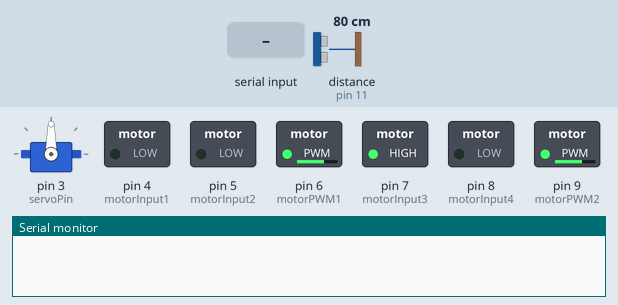
A sketch run on a simulated Arduino Uno, built with avr-gcc and run on an emulated ATmega328P. On the bench: servo, switched loads named in the sketch (green lamp = pin HIGH), the last lines printed to the serial monitor. The inputs (shaded band) are chosen by the test bench; at power-on: distance to the obstacle (sensor on pin 11) 80 cm. The echo pulse lasts 58.3 µs per cm; pins used as bus, display or sensor lines are not drawn.

Above: at 1.2 s.
1.3 s: "a" received over Serial
At 2.0 s:
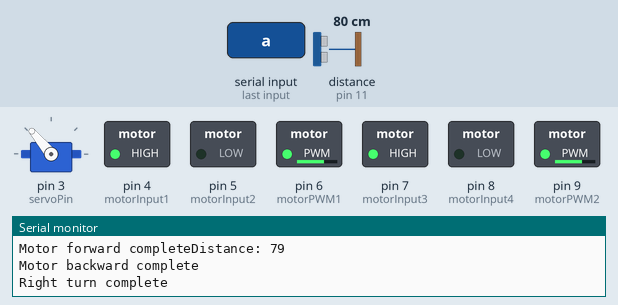
4.3 s: distance to the obstacle (sensor on pin 11) set to 23 cm
7.3 s: distance to the obstacle (sensor on pin 11) set to 19 cm
At 8.9 s:
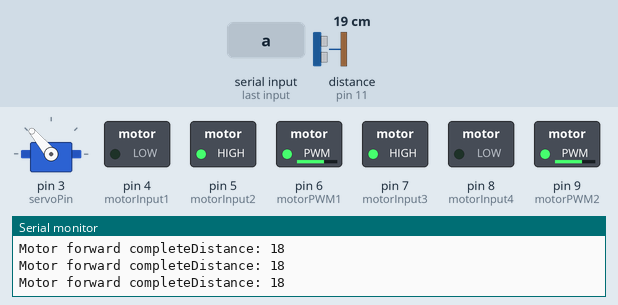
10.3 s: distance to the obstacle (sensor on pin 11) set to 35 cm
At 11.1 s:
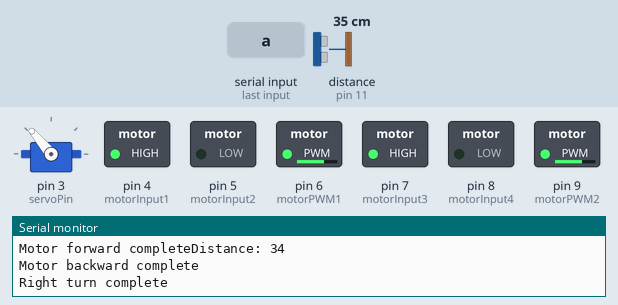
13.3 s: distance to the obstacle (sensor on pin 11) set to 18 cm
At 13.8 s:
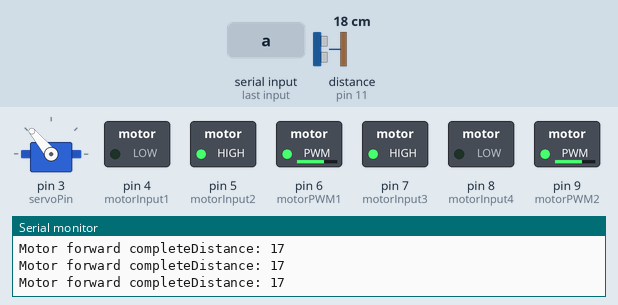
Timing chart, 0 to 16.3 s (numbered marks = the images above; inputs shaded):
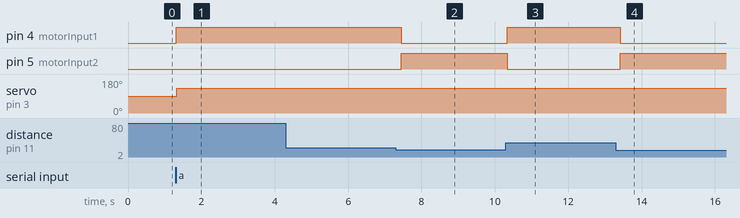

Measured:
- the behaviour switches between 22 and 21 cm on distance to the obstacle (sensor on pin 11) (found by bisection; images 1 and 2)
- after the input at 1.3 s, pin 4 (motorInput1): LOW → HIGH at once; servo on pin 3 (servoPin): 90° → 130° at once
- after the input at 7.3 s, pin 4 (motorInput1): HIGH → LOW after 0.14 s; pin 5 (motorInput2): LOW → HIGH after 0.14 s
- after the input at 10.3 s, pin 4 (motorInput1): LOW → HIGH at once; pin 5 (motorInput2): HIGH → LOW at once
- after the input at 13.3 s, pin 4 (motorInput1): HIGH → LOW after 0.12 s; pin 5 (motorInput2): LOW → HIGH after 0.12 s

The sketch:

RCXD_v5.ino
```cpp
  // Global Variables
#include <Servo.h>
const int servoPin = 3;
// Back DC motors
const int motorInput1 = 4;
const int motorInput2 = 5;
const int motorPWM1 = 6;
// Secondary power delivery module
const int motorInput3 = 7;
const int motorInput4 = 8;
const int motorPWM2 = 9;
// Sonar Variables
const int trigPin = 10;
const int echoPin = 11;
long duration;
int distance;

const int v5 = 142;
const int v6 = 170;
const int left = 50;
const int straight = 90;
const int right = 130;

// Autonomous variables
int grace = 0;
int t = 0;
int anna = 0;
int cait = 0;

Servo servo;
char state = '0';

void setup() {
  pinMode(motorInput1, OUTPUT);
  pinMode(motorInput2, OUTPUT);
  pinMode(motorPWM1, OUTPUT);
  pinMode(motorInput3, OUTPUT);
  pinMode(motorInput4, OUTPUT);
  pinMode(motorPWM2, OUTPUT);
  pinMode(trigPin, OUTPUT); // Sets the trigPin as an Output
  pinMode(echoPin, INPUT); // Sets the echoPin as an Input
  Serial.begin(9600); // Default communication rate of the Bluetooth module
  servo.attach(servoPin); // Attach servo to pin
  analogWrite(motorPWM1, v6); // Set both motor outputs to 5V
  analogWrite(motorPWM2, v6);
  digitalWrite(motorInput3, HIGH);
  digitalWrite(motorInput4, LOW);
}


void loop() {
  if (Serial.available() > 0) { // Checks whether data is comming from the serial port
    state = char(Serial.read()); // Reads the data from the serial port
    if (state != '-1') {
      Serial.println(state);
    }
  }
// DC motor bluetooth signals
  if (state == 'f') {
    Serial.println("Go forward");
    motorforward();
    state = '0';
  }
  else if (state == 'b') {
    Serial.println("Go backward");
    motorbackward();
    state = '0';
  }
  else if (state == 's') {
    Serial.println("Stop");
    motorstop();
    state = '0';
  }
// Servo steering bluetooth signals
  else if (state == 'l') {
    Serial.println("Turn left");
    servoleft();
    state = '0';
  }
  else if (state == 'r') {
    Serial.println("Turn right");
    servoright();
    state = '0';
  }
  else if (state == 't') {
    Serial.println("Go straight");
    servostraight();
    state = '0';
  }
// Switch to autonomous mode
  else if (state == 'a') {
    autonomous();
    Serial.println("Autonomous mode deactivated");
    state = '0';
  }
}

void motorforward() {
  delay(1);
  digitalWrite(motorInput1, LOW);
  digitalWrite(motorInput2, HIGH);
  Serial.print("Motor forward complete");
  delay(1);

}

void motorbackward() {
  delay(1);
  digitalWrite(motorInput1, HIGH);
  digitalWrite(motorInput2, LOW);
  Serial.println("Motor backward complete");
  delay(1);
}

void motorstop() {
  delay(1);
  digitalWrite(motorInput1, LOW);
  digitalWrite(motorInput2, LOW);
  Serial.println("Motor stop complete");
  delay(1);
}

void servoleft() {
  servo.write(50);
  delay(1);
  Serial.println("Left turn complete");
}

void servoright() {
  servo.write(130);
  delay(1);
  Serial.println("Right turn complete");
}

void servostraight() {
  servo.write(90);
  delay(1);
  Serial.println("Straight turn complete");
}

void testServo() {
  servo.write(50);
  delay(2000);
  servo.write(90);
  delay(2000);
  servo.write(130);
  delay(2000);
}

void autonomous() {
  state = '0';
  Serial.println("Autonomous mode activated");
  while (true) {
    if (Serial.available() > 0) { // Checks whether data is comming from the serial port
      state = char(Serial.read()); // Reads the data from the serial port
      if (state != '-1') {
        Serial.println(state);
      }
    }
    if (state == 'a') {
      Serial.println("Toggle Bluetooth / Autonomous Mode");
      state = '0';
      return;
    }
    motorforward();
    distance = getDistance();
//    if (millis() > (grace + 500)) {
//      t = millis();
//      while (distance < 20) {
//        distance = getDistance();
//        motorbackward();
//        servoright();
//        grace = millis();
//        if (millis() > (t + 1000)) {
//          break;
//        }
//      }
//    }
    if (distance>20){
      motorbackward();
      servoright();
      delay(1000);
    }


  }
}

int getDistance() {
  digitalWrite(trigPin, LOW);
  delayMicroseconds(2);
  digitalWrite(trigPin, HIGH);
  delayMicroseconds(10);
  digitalWrite(trigPin, LOW);
  duration = pulseIn(echoPin, HIGH);
  distance = duration*0.034/2;
  Serial.print("Distance: ");
  Serial.println(distance);
  return distance;
}
```
